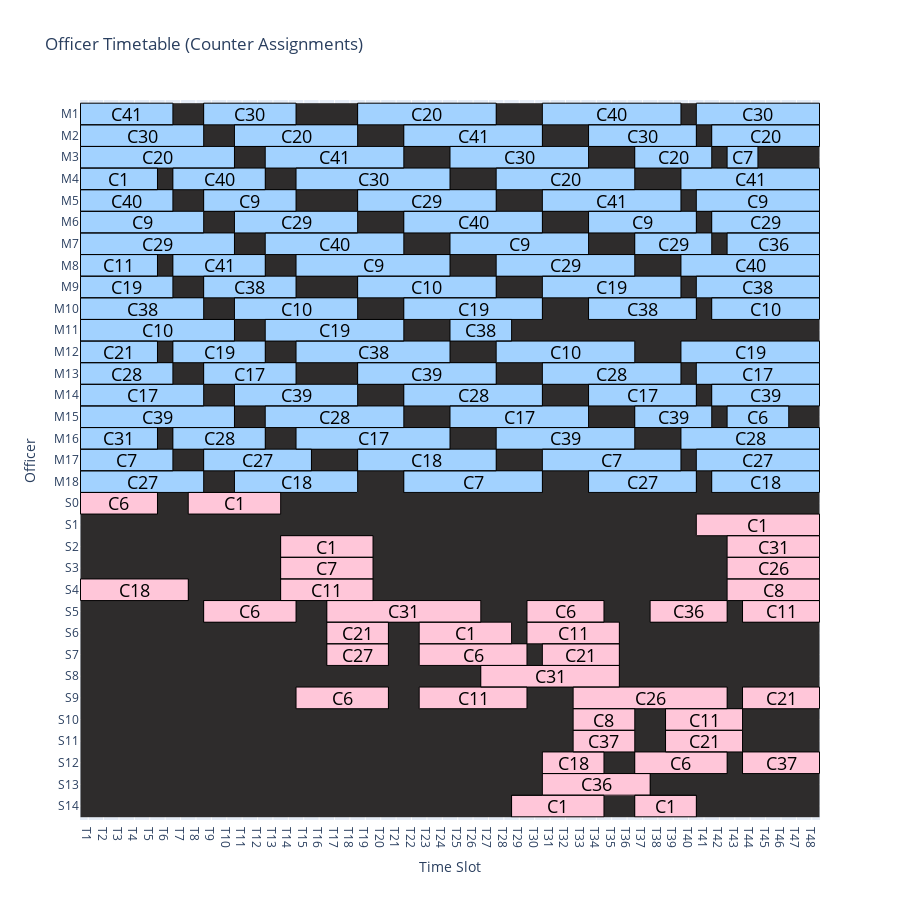

The notebook cell this image was saved under:
### Code cell
fig = plot_officer_schedule_with_labels(officer_schedule)
fig.show(config={
    'scrollZoom': False,        # Disable zoom via scroll or pinch
    'displayModeBar': False,   # hide the toolbar
    'staticPlot': False        # keep hover interactions active
})

### Figure 1 — Plotly figure (JSON) as saved in the notebook; plotly's stock layout.template omitted (floating-point values rounded to 4 significant figures; data arrays with more than 128 entries replaced by an {"elided": "..."} marker saying what was removed)
{"data": [{"colorscale": [[0, "#2E2C2C"], [0.5, "#a2d2ff"], [1, "#ffc6d9"]], "showscale": false, "type": "heatmap", "x": ["T1", "T2", "T3", "T4", "T5", "T6", "T7", "T8", "T9", "T10", "T11", "T12", "T13", "T14", "T15", "T16", "T17", "T18", "T19", "T20", "T21", "T22", "T23", "T24", "T25", "T26", "T27", "T28", "T29", "T30", "T31", "T32", "T33", "T34", "T35", "T36", "T37", "T38", "T39", "T40", "T41", "T42", "T43", "T44", "T45", "T46", "T47", "T48"], "y": ["M1", "M2", "M3", "M4", "M5", "M6", "M7", "M8", "M9", "M10", "M11", "M12", "M13", "M14", "M15", "M16", "M17", "M18", "S0", "S1", "S2", "S3", "S4", "S5", "S6", "S7", "S8", "S9", "S10", "S11", "S12", "S13", "S14"], "z": {"elided": "33x48 int values"}}], "layout": {"annotations": [{"font": {"color": "black", "size": 18}, "showarrow": false, "text": "C41", "x": 2.5, "y": "M1"}, {"font": {"color": "black", "size": 18}, "showarrow": false, "text": "C30", "x": 10.5, "y": "M1"}, {"font": {"color": "black", "size": 18}, "showarrow": false, "text": "C20", "x": 22, "y": "M1"}, {"font": {"color": "black", "size": 18}, "showarrow": false, "text": "C40", "x": 34, "y": "M1"}, {"font": {"color": "black", "size": 18}, "showarrow": false, "text": "C30", "x": 43.5, "y": "M1"}, {"font": {"color": "black", "size": 18}, "showarrow": false, "text": "C30", "x": 3.5, "y": "M2"}, {"font": {"color": "black", "size": 18}, "showarrow": false, "text": "C20", "x": 13.5, "y": "M2"}, {"font": {"color": "black", "size": 18}, "showarrow": false, "text": "C41", "x": 25, "y": "M2"}, {"font": {"color": "black", "size": 18}, "showarrow": false, "text": "C30", "x": 36, "y": "M2"}, {"font": {"color": "black", "size": 18}, "showarrow": false, "text": "C20", "x": 44, "y": "M2"}, {"font": {"color": "black", "size": 18}, "showarrow": false, "text": "C20", "x": 4.5, "y": "M3"}, {"font": {"color": "black", "size": 18}, "showarrow": false, "text": "C41", "x": 16, "y": "M3"}, {"font": {"color": "black", "size": 18}, "showarrow": false, "text": "C30", "x": 28, "y": "M3"}, {"font": {"color": "black", "size": 18}, "showarrow": false, "text": "C20", "x": 38, "y": "M3"}, {"font": {"color": "black", "size": 18}, "showarrow": false, "text": "C7", "x": 42.5, "y": "M3"}, {"font": {"color": "black", "size": 18}, "showarrow": false, "text": "C1", "x": 2, "y": "M4"}, {"font": {"color": "black", "size": 18}, "showarrow": false, "text": "C40", "x": 8.5, "y": "M4"}, {"font": {"color": "black", "size": 18}, "showarrow": false, "text": "C30", "x": 18.5, "y": "M4"}, {"font": {"color": "black", "size": 18}, "showarrow": false, "text": "C20", "x": 31, "y": "M4"}, {"font": {"color": "black", "size": 18}, "showarrow": false, "text": "C41", "x": 43, "y": "M4"}, {"font": {"color": "black", "size": 18}, "showarrow": false, "text": "C40", "x": 2.5, "y": "M5"}, {"font": {"color": "black", "size": 18}, "showarrow": false, "text": "C9", "x": 10.5, "y": "M5"}, {"font": {"color": "black", "size": 18}, "showarrow": false, "text": "C29", "x": 22, "y": "M5"}, {"font": {"color": "black", "size": 18}, "showarrow": false, "text": "C41", "x": 34, "y": "M5"}, {"font": {"color": "black", "size": 18}, "showarrow": false, "text": "C9", "x": 43.5, "y": "M5"}, {"font": {"color": "black", "size": 18}, "showarrow": false, "text": "C9", "x": 3.5, "y": "M6"}, {"font": {"color": "black", "size": 18}, "showarrow": false, "text": "C29", "x": 13.5, "y": "M6"}, {"font": {"color": "black", "size": 18}, "showarrow": false, "text": "C40", "x": 25, "y": "M6"}, {"font": {"color": "black", "size": 18}, "showarrow": false, "text": "C9", "x": 36, "y": "M6"}, {"font": {"color": "black", "size": 18}, "showarrow": false, "text": "C29", "x": 44, "y": "M6"}, {"font": {"color": "black", "size": 18}, "showarrow": false, "text": "C29", "x": 4.5, "y": "M7"}, {"font": {"color": "black", "size": 18}, "showarrow": false, "text": "C40", "x": 16, "y": "M7"}, {"font": {"color": "black", "size": 18}, "showarrow": false, "text": "C9", "x": 28, "y": "M7"}, {"font": {"color": "black", "size": 18}, "showarrow": false, "text": "C29", "x": 38, "y": "M7"}, {"font": {"color": "black", "size": 18}, "showarrow": false, "text": "C36", "x": 44.5, "y": "M7"}, {"font": {"color": "black", "size": 18}, "showarrow": false, "text": "C11", "x": 2, "y": "M8"}, {"font": {"color": "black", "size": 18}, "showarrow": false, "text": "C41", "x": 8.5, "y": "M8"}, {"font": {"color": "black", "size": 18}, "showarrow": false, "text": "C9", "x": 18.5, "y": "M8"}, {"font": {"color": "black", "size": 18}, "showarrow": false, "text": "C29", "x": 31, "y": "M8"}, {"font": {"color": "black", "size": 18}, "showarrow": false, "text": "C40", "x": 43, "y": "M8"}, {"font": {"color": "black", "size": 18}, "showarrow": false, "text": "C19", "x": 2.5, "y": "M9"}, {"font": {"color": "black", "size": 18}, "showarrow": false, "text": "C38", "x": 10.5, "y": "M9"}, {"font": {"color": "black", "size": 18}, "showarrow": false, "text": "C10", "x": 22, "y": "M9"}, {"font": {"color": "black", "size": 18}, "showarrow": false, "text": "C19", "x": 34, "y": "M9"}, {"font": {"color": "black", "size": 18}, "showarrow": false, "text": "C38", "x": 43.5, "y": "M9"}, {"font": {"color": "black", "size": 18}, "showarrow": false, "text": "C38", "x": 3.5, "y": "M10"}, {"font": {"color": "black", "size": 18}, "showarrow": false, "text": "C10", "x": 13.5, "y": "M10"}, {"font": {"color": "black", "size": 18}, "showarrow": false, "text": "C19", "x": 25, "y": "M10"}, {"font": {"color": "black", "size": 18}, "showarrow": false, "text": "C38", "x": 36, "y": "M10"}, {"font": {"color": "black", "size": 18}, "showarrow": false, "text": "C10", "x": 44, "y": "M10"}, {"font": {"color": "black", "size": 18}, "showarrow": false, "text": "C10", "x": 4.5, "y": "M11"}, {"font": {"color": "black", "size": 18}, "showarrow": false, "text": "C19", "x": 16, "y": "M11"}, {"font": {"color": "black", "size": 18}, "showarrow": false, "text": "C38", "x": 25.5, "y": "M11"}, {"font": {"color": "black", "size": 18}, "showarrow": false, "text": "C21", "x": 2, "y": "M12"}, {"font": {"color": "black", "size": 18}, "showarrow": false, "text": "C19", "x": 8.5, "y": "M12"}, {"font": {"color": "black", "size": 18}, "showarrow": false, "text": "C38", "x": 18.5, "y": "M12"}, {"font": {"color": "black", "size": 18}, "showarrow": false, "text": "C10", "x": 31, "y": "M12"}, {"font": {"color": "black", "size": 18}, "showarrow": false, "text": "C19", "x": 43, "y": "M12"}, {"font": {"color": "black", "size": 18}, "showarrow": false, "text": "C28", "x": 2.5, "y": "M13"}, {"font": {"color": "black", "size": 18}, "showarrow": false, "text": "C17", "x": 10.5, "y": "M13"}, {"font": {"color": "black", "size": 18}, "showarrow": false, "text": "C39", "x": 22, "y": "M13"}, {"font": {"color": "black", "size": 18}, "showarrow": false, "text": "C28", "x": 34, "y": "M13"}, {"font": {"color": "black", "size": 18}, "showarrow": false, "text": "C17", "x": 43.5, "y": "M13"}, {"font": {"color": "black", "size": 18}, "showarrow": false, "text": "C17", "x": 3.5, "y": "M14"}, {"font": {"color": "black", "size": 18}, "showarrow": false, "text": "C39", "x": 13.5, "y": "M14"}, {"font": {"color": "black", "size": 18}, "showarrow": false, "text": "C28", "x": 25, "y": "M14"}, {"font": {"color": "black", "size": 18}, "showarrow": false, "text": "C17", "x": 36, "y": "M14"}, {"font": {"color": "black", "size": 18}, "showarrow": false, "text": "C39", "x": 44, "y": "M14"}, {"font": {"color": "black", "size": 18}, "showarrow": false, "text": "C39", "x": 4.5, "y": "M15"}, {"font": {"color": "black", "size": 18}, "showarrow": false, "text": "C28", "x": 16, "y": "M15"}, {"font": {"color": "black", "size": 18}, "showarrow": false, "text": "C17", "x": 28, "y": "M15"}, {"font": {"color": "black", "size": 18}, "showarrow": false, "text": "C39", "x": 38, "y": "M15"}, {"font": {"color": "black", "size": 18}, "showarrow": false, "text": "C6", "x": 43.5, "y": "M15"}, {"font": {"color": "black", "size": 18}, "showarrow": false, "text": "C31", "x": 2, "y": "M16"}, {"font": {"color": "black", "size": 18}, "showarrow": false, "text": "C28", "x": 8.5, "y": "M16"}, {"font": {"color": "black", "size": 18}, "showarrow": false, "text": "C17", "x": 18.5, "y": "M16"}, {"font": {"color": "black", "size": 18}, "showarrow": false, "text": "C39", "x": 31, "y": "M16"}, {"font": {"color": "black", "size": 18}, "showarrow": false, "text": "C28", "x": 43, "y": "M16"}, {"font": {"color": "black", "size": 18}, "showarrow": false, "text": "C7", "x": 2.5, "y": "M17"}, {"font": {"color": "black", "size": 18}, "showarrow": false, "text": "C27", "x": 11, "y": "M17"}, {"font": {"color": "black", "size": 18}, "showarrow": false, "text": "C18", "x": 22, "y": "M17"}, {"font": {"color": "black", "size": 18}, "showarrow": false, "text": "C7", "x": 34, "y": "M17"}, {"font": {"color": "black", "size": 18}, "showarrow": false, "text": "C27", "x": 43.5, "y": "M17"}, {"font": {"color": "black", "size": 18}, "showarrow": false, "text": "C27", "x": 3.5, "y": "M18"}, {"font": {"color": "black", "size": 18}, "showarrow": false, "text": "C18", "x": 13.5, "y": "M18"}, {"font": {"color": "black", "size": 18}, "showarrow": false, "text": "C7", "x": 25, "y": "M18"}, {"font": {"color": "black", "size": 18}, "showarrow": false, "text": "C27", "x": 36, "y": "M18"}, {"font": {"color": "black", "size": 18}, "showarrow": false, "text": "C18", "x": 44, "y": "M18"}, {"font": {"color": "black", "size": 18}, "showarrow": false, "text": "C6", "x": 2, "y": "S0"}, {"font": {"color": "black", "size": 18}, "showarrow": false, "text": "C1", "x": 9.5, "y": "S0"}, {"font": {"color": "black", "size": 18}, "showarrow": false, "text": "C1", "x": 43.5, "y": "S1"}, {"font": {"color": "black", "size": 18}, "showarrow": false, "text": "C1", "x": 15.5, "y": "S2"}, {"font": {"color": "black", "size": 18}, "showarrow": false, "text": "C31", "x": 44.5, "y": "S2"}, {"font": {"color": "black", "size": 18}, "showarrow": false, "text": "C7", "x": 15.5, "y": "S3"}, {"font": {"color": "black", "size": 18}, "showarrow": false, "text": "C26", "x": 44.5, "y": "S3"}, {"font": {"color": "black", "size": 18}, "showarrow": false, "text": "C18", "x": 3, "y": "S4"}, {"font": {"color": "black", "size": 18}, "showarrow": false, "text": "C11", "x": 15.5, "y": "S4"}, {"font": {"color": "black", "size": 18}, "showarrow": false, "text": "C8", "x": 44.5, "y": "S4"}, {"font": {"color": "black", "size": 18}, "showarrow": false, "text": "C6", "x": 10.5, "y": "S5"}, {"font": {"color": "black", "size": 18}, "showarrow": false, "text": "C31", "x": 20.5, "y": "S5"}, {"font": {"color": "black", "size": 18}, "showarrow": false, "text": "C6", "x": 31, "y": "S5"}, {"font": {"color": "black", "size": 18}, "showarrow": false, "text": "C36", "x": 39, "y": "S5"}, {"font": {"color": "black", "size": 18}, "showarrow": false, "text": "C11", "x": 45, "y": "S5"}, {"font": {"color": "black", "size": 18}, "showarrow": false, "text": "C21", "x": 17.5, "y": "S6"}, {"font": {"color": "black", "size": 18}, "showarrow": false, "text": "C1", "x": 24.5, "y": "S6"}, {"font": {"color": "black", "size": 18}, "showarrow": false, "text": "C11", "x": 31.5, "y": "S6"}, {"font": {"color": "black", "size": 18}, "showarrow": false, "text": "C27", "x": 17.5, "y": "S7"}, {"font": {"color": "black", "size": 18}, "showarrow": false, "text": "C6", "x": 25, "y": "S7"}, {"font": {"color": "black", "size": 18}, "showarrow": false, "text": "C21", "x": 32, "y": "S7"}, {"font": {"color": "black", "size": 18}, "showarrow": false, "text": "C31", "x": 30, "y": "S8"}, {"font": {"color": "black", "size": 18}, "showarrow": false, "text": "C6", "x": 16.5, "y": "S9"}, {"font": {"color": "black", "size": 18}, "showarrow": false, "text": "C11", "x": 25, "y": "S9"}, {"font": {"color": "black", "size": 18}, "showarrow": false, "text": "C26", "x": 36.5, "y": "S9"}, {"font": {"color": "black", "size": 18}, "showarrow": false, "text": "C21", "x": 45, "y": "S9"}, {"font": {"color": "black", "size": 18}, "showarrow": false, "text": "C8", "x": 33.5, "y": "S10"}, {"font": {"color": "black", "size": 18}, "showarrow": false, "text": "C11", "x": 40, "y": "S10"}, {"font": {"color": "black", "size": 18}, "showarrow": false, "text": "C37", "x": 33.5, "y": "S11"}, {"font": {"color": "black", "size": 18}, "showarrow": false, "text": "C21", "x": 40, "y": "S11"}, {"font": {"color": "black", "size": 18}, "showarrow": false, "text": "C18", "x": 31.5, "y": "S12"}, {"font": {"color": "black", "size": 18}, "showarrow": false, "text": "C6", "x": 38.5, "y": "S12"}, {"font": {"color": "black", "size": 18}, "showarrow": false, "text": "C37", "x": 45, "y": "S12"}, {"font": {"color": "black", "size": 18}, "showarrow": false, "text": "C36", "x": 33, "y": "S13"}, {"font": {"color": "black", "size": 18}, "showarrow": false, "text": "C1", "x": 30.5, "y": "S14"}, {"font": {"color": "black", "size": 18}, "showarrow": false, "text": "C1", "x": 37.5, "y": "S14"}], "dragmode": false, "height": 900, "shapes": [{"fillcolor": "rgba(0,0,0,0)", "line": {"color": "black", "width": 1}, "type": "rect", "x0": -0.5, "x1": 5.5, "y0": -0.5, "y1": 0.5}, {"fillcolor": "rgba(0,0,0,0)", "line": {"color": "black", "width": 1}, "type": "rect", "x0": 7.5, "x1": 13.5, "y0": -0.5, "y1": 0.5}, {"fillcolor": "rgba(0,0,0,0)", "line": {"color": "black", "width": 1}, "type": "rect", "x0": 17.5, "x1": 26.5, "y0": -0.5, "y1": 0.5}, {"fillcolor": "rgba(0,0,0,0)", "line": {"color": "black", "width": 1}, "type": "rect", "x0": 29.5, "x1": 38.5, "y0": -0.5, "y1": 0.5}, {"fillcolor": "rgba(0,0,0,0)", "line": {"color": "black", "width": 1}, "type": "rect", "x0": 39.5, "x1": 47.5, "y0": -0.5, "y1": 0.5}, {"fillcolor": "rgba(0,0,0,0)", "line": {"color": "black", "width": 1}, "type": "rect", "x0": -0.5, "x1": 7.5, "y0": 0.5, "y1": 1.5}, {"fillcolor": "rgba(0,0,0,0)", "line": {"color": "black", "width": 1}, "type": "rect", "x0": 9.5, "x1": 17.5, "y0": 0.5, "y1": 1.5}, {"fillcolor": "rgba(0,0,0,0)", "line": {"color": "black", "width": 1}, "type": "rect", "x0": 20.5, "x1": 29.5, "y0": 0.5, "y1": 1.5}, {"fillcolor": "rgba(0,0,0,0)", "line": {"color": "black", "width": 1}, "type": "rect", "x0": 32.5, "x1": 39.5, "y0": 0.5, "y1": 1.5}, {"fillcolor": "rgba(0,0,0,0)", "line": {"color": "black", "width": 1}, "type": "rect", "x0": 40.5, "x1": 47.5, "y0": 0.5, "y1": 1.5}, {"fillcolor": "rgba(0,0,0,0)", "line": {"color": "black", "width": 1}, "type": "rect", "x0": -0.5, "x1": 9.5, "y0": 1.5, "y1": 2.5}, {"fillcolor": "rgba(0,0,0,0)", "line": {"color": "black", "width": 1}, "type": "rect", "x0": 11.5, "x1": 20.5, "y0": 1.5, "y1": 2.5}, {"fillcolor": "rgba(0,0,0,0)", "line": {"color": "black", "width": 1}, "type": "rect", "x0": 23.5, "x1": 32.5, "y0": 1.5, "y1": 2.5}, {"fillcolor": "rgba(0,0,0,0)", "line": {"color": "black", "width": 1}, "type": "rect", "x0": 35.5, "x1": 40.5, "y0": 1.5, "y1": 2.5}, {"fillcolor": "rgba(0,0,0,0)", "line": {"color": "black", "width": 1}, "type": "rect", "x0": 41.5, "x1": 43.5, "y0": 1.5, "y1": 2.5}, {"fillcolor": "rgba(0,0,0,0)", "line": {"color": "black", "width": 1}, "type": "rect", "x0": -0.5, "x1": 4.5, "y0": 2.5, "y1": 3.5}, {"fillcolor": "rgba(0,0,0,0)", "line": {"color": "black", "width": 1}, "type": "rect", "x0": 5.5, "x1": 11.5, "y0": 2.5, "y1": 3.5}, {"fillcolor": "rgba(0,0,0,0)", "line": {"color": "black", "width": 1}, "type": "rect", "x0": 13.5, "x1": 23.5, "y0": 2.5, "y1": 3.5}, {"fillcolor": "rgba(0,0,0,0)", "line": {"color": "black", "width": 1}, "type": "rect", "x0": 26.5, "x1": 35.5, "y0": 2.5, "y1": 3.5}, {"fillcolor": "rgba(0,0,0,0)", "line": {"color": "black", "width": 1}, "type": "rect", "x0": 38.5, "x1": 47.5, "y0": 2.5, "y1": 3.5}, {"fillcolor": "rgba(0,0,0,0)", "line": {"color": "black", "width": 1}, "type": "rect", "x0": -0.5, "x1": 5.5, "y0": 3.5, "y1": 4.5}, {"fillcolor": "rgba(0,0,0,0)", "line": {"color": "black", "width": 1}, "type": "rect", "x0": 7.5, "x1": 13.5, "y0": 3.5, "y1": 4.5}, {"fillcolor": "rgba(0,0,0,0)", "line": {"color": "black", "width": 1}, "type": "rect", "x0": 17.5, "x1": 26.5, "y0": 3.5, "y1": 4.5}, {"fillcolor": "rgba(0,0,0,0)", "line": {"color": "black", "width": 1}, "type": "rect", "x0": 29.5, "x1": 38.5, "y0": 3.5, "y1": 4.5}, {"fillcolor": "rgba(0,0,0,0)", "line": {"color": "black", "width": 1}, "type": "rect", "x0": 39.5, "x1": 47.5, "y0": 3.5, "y1": 4.5}, {"fillcolor": "rgba(0,0,0,0)", "line": {"color": "black", "width": 1}, "type": "rect", "x0": -0.5, "x1": 7.5, "y0": 4.5, "y1": 5.5}, {"fillcolor": "rgba(0,0,0,0)", "line": {"color": "black", "width": 1}, "type": "rect", "x0": 9.5, "x1": 17.5, "y0": 4.5, "y1": 5.5}, {"fillcolor": "rgba(0,0,0,0)", "line": {"color": "black", "width": 1}, "type": "rect", "x0": 20.5, "x1": 29.5, "y0": 4.5, "y1": 5.5}, {"fillcolor": "rgba(0,0,0,0)", "line": {"color": "black", "width": 1}, "type": "rect", "x0": 32.5, "x1": 39.5, "y0": 4.5, "y1": 5.5}, {"fillcolor": "rgba(0,0,0,0)", "line": {"color": "black", "width": 1}, "type": "rect", "x0": 40.5, "x1": 47.5, "y0": 4.5, "y1": 5.5}, {"fillcolor": "rgba(0,0,0,0)", "line": {"color": "black", "width": 1}, "type": "rect", "x0": -0.5, "x1": 9.5, "y0": 5.5, "y1": 6.5}, {"fillcolor": "rgba(0,0,0,0)", "line": {"color": "black", "width": 1}, "type": "rect", "x0": 11.5, "x1": 20.5, "y0": 5.5, "y1": 6.5}, {"fillcolor": "rgba(0,0,0,0)", "line": {"color": "black", "width": 1}, "type": "rect", "x0": 23.5, "x1": 32.5, "y0": 5.5, "y1": 6.5}, {"fillcolor": "rgba(0,0,0,0)", "line": {"color": "black", "width": 1}, "type": "rect", "x0": 35.5, "x1": 40.5, "y0": 5.5, "y1": 6.5}, {"fillcolor": "rgba(0,0,0,0)", "line": {"color": "black", "width": 1}, "type": "rect", "x0": 41.5, "x1": 47.5, "y0": 5.5, "y1": 6.5}, {"fillcolor": "rgba(0,0,0,0)", "line": {"color": "black", "width": 1}, "type": "rect", "x0": -0.5, "x1": 4.5, "y0": 6.5, "y1": 7.5}, {"fillcolor": "rgba(0,0,0,0)", "line": {"color": "black", "width": 1}, "type": "rect", "x0": 5.5, "x1": 11.5, "y0": 6.5, "y1": 7.5}, {"fillcolor": "rgba(0,0,0,0)", "line": {"color": "black", "width": 1}, "type": "rect", "x0": 13.5, "x1": 23.5, "y0": 6.5, "y1": 7.5}, {"fillcolor": "rgba(0,0,0,0)", "line": {"color": "black", "width": 1}, "type": "rect", "x0": 26.5, "x1": 35.5, "y0": 6.5, "y1": 7.5}, {"fillcolor": "rgba(0,0,0,0)", "line": {"color": "black", "width": 1}, "type": "rect", "x0": 38.5, "x1": 47.5, "y0": 6.5, "y1": 7.5}, {"fillcolor": "rgba(0,0,0,0)", "line": {"color": "black", "width": 1}, "type": "rect", "x0": -0.5, "x1": 5.5, "y0": 7.5, "y1": 8.5}, {"fillcolor": "rgba(0,0,0,0)", "line": {"color": "black", "width": 1}, "type": "rect", "x0": 7.5, "x1": 13.5, "y0": 7.5, "y1": 8.5}, {"fillcolor": "rgba(0,0,0,0)", "line": {"color": "black", "width": 1}, "type": "rect", "x0": 17.5, "x1": 26.5, "y0": 7.5, "y1": 8.5}, {"fillcolor": "rgba(0,0,0,0)", "line": {"color": "black", "width": 1}, "type": "rect", "x0": 29.5, "x1": 38.5, "y0": 7.5, "y1": 8.5}, {"fillcolor": "rgba(0,0,0,0)", "line": {"color": "black", "width": 1}, "type": "rect", "x0": 39.5, "x1": 47.5, "y0": 7.5, "y1": 8.5}, {"fillcolor": "rgba(0,0,0,0)", "line": {"color": "black", "width": 1}, "type": "rect", "x0": -0.5, "x1": 7.5, "y0": 8.5, "y1": 9.5}, {"fillcolor": "rgba(0,0,0,0)", "line": {"color": "black", "width": 1}, "type": "rect", "x0": 9.5, "x1": 17.5, "y0": 8.5, "y1": 9.5}, {"fillcolor": "rgba(0,0,0,0)", "line": {"color": "black", "width": 1}, "type": "rect", "x0": 20.5, "x1": 29.5, "y0": 8.5, "y1": 9.5}, {"fillcolor": "rgba(0,0,0,0)", "line": {"color": "black", "width": 1}, "type": "rect", "x0": 32.5, "x1": 39.5, "y0": 8.5, "y1": 9.5}, {"fillcolor": "rgba(0,0,0,0)", "line": {"color": "black", "width": 1}, "type": "rect", "x0": 40.5, "x1": 47.5, "y0": 8.5, "y1": 9.5}, {"fillcolor": "rgba(0,0,0,0)", "line": {"color": "black", "width": 1}, "type": "rect", "x0": -0.5, "x1": 9.5, "y0": 9.5, "y1": 10.5}, {"fillcolor": "rgba(0,0,0,0)", "line": {"color": "black", "width": 1}, "type": "rect", "x0": 11.5, "x1": 20.5, "y0": 9.5, "y1": 10.5}, {"fillcolor": "rgba(0,0,0,0)", "line": {"color": "black", "width": 1}, "type": "rect", "x0": 23.5, "x1": 27.5, "y0": 9.5, "y1": 10.5}, {"fillcolor": "rgba(0,0,0,0)", "line": {"color": "black", "width": 1}, "type": "rect", "x0": -0.5, "x1": 4.5, "y0": 10.5, "y1": 11.5}, {"fillcolor": "rgba(0,0,0,0)", "line": {"color": "black", "width": 1}, "type": "rect", "x0": 5.5, "x1": 11.5, "y0": 10.5, "y1": 11.5}, {"fillcolor": "rgba(0,0,0,0)", "line": {"color": "black", "width": 1}, "type": "rect", "x0": 13.5, "x1": 23.5, "y0": 10.5, "y1": 11.5}, {"fillcolor": "rgba(0,0,0,0)", "line": {"color": "black", "width": 1}, "type": "rect", "x0": 26.5, "x1": 35.5, "y0": 10.5, "y1": 11.5}, {"fillcolor": "rgba(0,0,0,0)", "line": {"color": "black", "width": 1}, "type": "rect", "x0": 38.5, "x1": 47.5, "y0": 10.5, "y1": 11.5}, {"fillcolor": "rgba(0,0,0,0)", "line": {"color": "black", "width": 1}, "type": "rect", "x0": -0.5, "x1": 5.5, "y0": 11.5, "y1": 12.5}, {"fillcolor": "rgba(0,0,0,0)", "line": {"color": "black", "width": 1}, "type": "rect", "x0": 7.5, "x1": 13.5, "y0": 11.5, "y1": 12.5}, {"fillcolor": "rgba(0,0,0,0)", "line": {"color": "black", "width": 1}, "type": "rect", "x0": 17.5, "x1": 26.5, "y0": 11.5, "y1": 12.5}, {"fillcolor": "rgba(0,0,0,0)", "line": {"color": "black", "width": 1}, "type": "rect", "x0": 29.5, "x1": 38.5, "y0": 11.5, "y1": 12.5}, {"fillcolor": "rgba(0,0,0,0)", "line": {"color": "black", "width": 1}, "type": "rect", "x0": 39.5, "x1": 47.5, "y0": 11.5, "y1": 12.5}, {"fillcolor": "rgba(0,0,0,0)", "line": {"color": "black", "width": 1}, "type": "rect", "x0": -0.5, "x1": 7.5, "y0": 12.5, "y1": 13.5}, {"fillcolor": "rgba(0,0,0,0)", "line": {"color": "black", "width": 1}, "type": "rect", "x0": 9.5, "x1": 17.5, "y0": 12.5, "y1": 13.5}, {"fillcolor": "rgba(0,0,0,0)", "line": {"color": "black", "width": 1}, "type": "rect", "x0": 20.5, "x1": 29.5, "y0": 12.5, "y1": 13.5}, {"fillcolor": "rgba(0,0,0,0)", "line": {"color": "black", "width": 1}, "type": "rect", "x0": 32.5, "x1": 39.5, "y0": 12.5, "y1": 13.5}, {"fillcolor": "rgba(0,0,0,0)", "line": {"color": "black", "width": 1}, "type": "rect", "x0": 40.5, "x1": 47.5, "y0": 12.5, "y1": 13.5}, {"fillcolor": "rgba(0,0,0,0)", "line": {"color": "black", "width": 1}, "type": "rect", "x0": -0.5, "x1": 9.5, "y0": 13.5, "y1": 14.5}, {"fillcolor": "rgba(0,0,0,0)", "line": {"color": "black", "width": 1}, "type": "rect", "x0": 11.5, "x1": 20.5, "y0": 13.5, "y1": 14.5}, {"fillcolor": "rgba(0,0,0,0)", "line": {"color": "black", "width": 1}, "type": "rect", "x0": 23.5, "x1": 32.5, "y0": 13.5, "y1": 14.5}, {"fillcolor": "rgba(0,0,0,0)", "line": {"color": "black", "width": 1}, "type": "rect", "x0": 35.5, "x1": 40.5, "y0": 13.5, "y1": 14.5}, {"fillcolor": "rgba(0,0,0,0)", "line": {"color": "black", "width": 1}, "type": "rect", "x0": 41.5, "x1": 45.5, "y0": 13.5, "y1": 14.5}, {"fillcolor": "rgba(0,0,0,0)", "line": {"color": "black", "width": 1}, "type": "rect", "x0": -0.5, "x1": 4.5, "y0": 14.5, "y1": 15.5}, {"fillcolor": "rgba(0,0,0,0)", "line": {"color": "black", "width": 1}, "type": "rect", "x0": 5.5, "x1": 11.5, "y0": 14.5, "y1": 15.5}, {"fillcolor": "rgba(0,0,0,0)", "line": {"color": "black", "width": 1}, "type": "rect", "x0": 13.5, "x1": 23.5, "y0": 14.5, "y1": 15.5}, {"fillcolor": "rgba(0,0,0,0)", "line": {"color": "black", "width": 1}, "type": "rect", "x0": 26.5, "x1": 35.5, "y0": 14.5, "y1": 15.5}, {"fillcolor": "rgba(0,0,0,0)", "line": {"color": "black", "width": 1}, "type": "rect", "x0": 38.5, "x1": 47.5, "y0": 14.5, "y1": 15.5}, {"fillcolor": "rgba(0,0,0,0)", "line": {"color": "black", "width": 1}, "type": "rect", "x0": -0.5, "x1": 5.5, "y0": 15.5, "y1": 16.5}, {"fillcolor": "rgba(0,0,0,0)", "line": {"color": "black", "width": 1}, "type": "rect", "x0": 7.5, "x1": 14.5, "y0": 15.5, "y1": 16.5}, {"fillcolor": "rgba(0,0,0,0)", "line": {"color": "black", "width": 1}, "type": "rect", "x0": 17.5, "x1": 26.5, "y0": 15.5, "y1": 16.5}, {"fillcolor": "rgba(0,0,0,0)", "line": {"color": "black", "width": 1}, "type": "rect", "x0": 29.5, "x1": 38.5, "y0": 15.5, "y1": 16.5}, {"fillcolor": "rgba(0,0,0,0)", "line": {"color": "black", "width": 1}, "type": "rect", "x0": 39.5, "x1": 47.5, "y0": 15.5, "y1": 16.5}, {"fillcolor": "rgba(0,0,0,0)", "line": {"color": "black", "width": 1}, "type": "rect", "x0": -0.5, "x1": 7.5, "y0": 16.5, "y1": 17.5}, {"fillcolor": "rgba(0,0,0,0)", "line": {"color": "black", "width": 1}, "type": "rect", "x0": 9.5, "x1": 17.5, "y0": 16.5, "y1": 17.5}, {"fillcolor": "rgba(0,0,0,0)", "line": {"color": "black", "width": 1}, "type": "rect", "x0": 20.5, "x1": 29.5, "y0": 16.5, "y1": 17.5}, {"fillcolor": "rgba(0,0,0,0)", "line": {"color": "black", "width": 1}, "type": "rect", "x0": 32.5, "x1": 39.5, "y0": 16.5, "y1": 17.5}, {"fillcolor": "rgba(0,0,0,0)", "line": {"color": "black", "width": 1}, "type": "rect", "x0": 40.5, "x1": 47.5, "y0": 16.5, "y1": 17.5}, {"fillcolor": "rgba(0,0,0,0)", "line": {"color": "black", "width": 1}, "type": "rect", "x0": -0.5, "x1": 4.5, "y0": 17.5, "y1": 18.5}, {"fillcolor": "rgba(0,0,0,0)", "line": {"color": "black", "width": 1}, "type": "rect", "x0": 6.5, "x1": 12.5, "y0": 17.5, "y1": 18.5}, {"fillcolor": "rgba(0,0,0,0)", "line": {"color": "black", "width": 1}, "type": "rect", "x0": 39.5, "x1": 47.5, "y0": 18.5, "y1": 19.5}, {"fillcolor": "rgba(0,0,0,0)", "line": {"color": "black", "width": 1}, "type": "rect", "x0": 12.5, "x1": 18.5, "y0": 19.5, "y1": 20.5}, {"fillcolor": "rgba(0,0,0,0)", "line": {"color": "black", "width": 1}, "type": "rect", "x0": 41.5, "x1": 47.5, "y0": 19.5, "y1": 20.5}, {"fillcolor": "rgba(0,0,0,0)", "line": {"color": "black", "width": 1}, "type": "rect", "x0": 12.5, "x1": 18.5, "y0": 20.5, "y1": 21.5}, {"fillcolor": "rgba(0,0,0,0)", "line": {"color": "black", "width": 1}, "type": "rect", "x0": 41.5, "x1": 47.5, "y0": 20.5, "y1": 21.5}, {"fillcolor": "rgba(0,0,0,0)", "line": {"color": "black", "width": 1}, "type": "rect", "x0": -0.5, "x1": 6.5, "y0": 21.5, "y1": 22.5}, {"fillcolor": "rgba(0,0,0,0)", "line": {"color": "black", "width": 1}, "type": "rect", "x0": 12.5, "x1": 18.5, "y0": 21.5, "y1": 22.5}, {"fillcolor": "rgba(0,0,0,0)", "line": {"color": "black", "width": 1}, "type": "rect", "x0": 41.5, "x1": 47.5, "y0": 21.5, "y1": 22.5}, {"fillcolor": "rgba(0,0,0,0)", "line": {"color": "black", "width": 1}, "type": "rect", "x0": 7.5, "x1": 13.5, "y0": 22.5, "y1": 23.5}, {"fillcolor": "rgba(0,0,0,0)", "line": {"color": "black", "width": 1}, "type": "rect", "x0": 15.5, "x1": 25.5, "y0": 22.5, "y1": 23.5}, {"fillcolor": "rgba(0,0,0,0)", "line": {"color": "black", "width": 1}, "type": "rect", "x0": 28.5, "x1": 33.5, "y0": 22.5, "y1": 23.5}, {"fillcolor": "rgba(0,0,0,0)", "line": {"color": "black", "width": 1}, "type": "rect", "x0": 36.5, "x1": 41.5, "y0": 22.5, "y1": 23.5}, {"fillcolor": "rgba(0,0,0,0)", "line": {"color": "black", "width": 1}, "type": "rect", "x0": 42.5, "x1": 47.5, "y0": 22.5, "y1": 23.5}, {"fillcolor": "rgba(0,0,0,0)", "line": {"color": "black", "width": 1}, "type": "rect", "x0": 15.5, "x1": 19.5, "y0": 23.5, "y1": 24.5}, {"fillcolor": "rgba(0,0,0,0)", "line": {"color": "black", "width": 1}, "type": "rect", "x0": 21.5, "x1": 27.5, "y0": 23.5, "y1": 24.5}, {"fillcolor": "rgba(0,0,0,0)", "line": {"color": "black", "width": 1}, "type": "rect", "x0": 28.5, "x1": 34.5, "y0": 23.5, "y1": 24.5}, {"fillcolor": "rgba(0,0,0,0)", "line": {"color": "black", "width": 1}, "type": "rect", "x0": 15.5, "x1": 19.5, "y0": 24.5, "y1": 25.5}, {"fillcolor": "rgba(0,0,0,0)", "line": {"color": "black", "width": 1}, "type": "rect", "x0": 21.5, "x1": 28.5, "y0": 24.5, "y1": 25.5}, {"fillcolor": "rgba(0,0,0,0)", "line": {"color": "black", "width": 1}, "type": "rect", "x0": 29.5, "x1": 34.5, "y0": 24.5, "y1": 25.5}, {"fillcolor": "rgba(0,0,0,0)", "line": {"color": "black", "width": 1}, "type": "rect", "x0": 25.5, "x1": 34.5, "y0": 25.5, "y1": 26.5}, {"fillcolor": "rgba(0,0,0,0)", "line": {"color": "black", "width": 1}, "type": "rect", "x0": 13.5, "x1": 19.5, "y0": 26.5, "y1": 27.5}, {"fillcolor": "rgba(0,0,0,0)", "line": {"color": "black", "width": 1}, "type": "rect", "x0": 21.5, "x1": 28.5, "y0": 26.5, "y1": 27.5}, {"fillcolor": "rgba(0,0,0,0)", "line": {"color": "black", "width": 1}, "type": "rect", "x0": 31.5, "x1": 41.5, "y0": 26.5, "y1": 27.5}, {"fillcolor": "rgba(0,0,0,0)", "line": {"color": "black", "width": 1}, "type": "rect", "x0": 42.5, "x1": 47.5, "y0": 26.5, "y1": 27.5}, {"fillcolor": "rgba(0,0,0,0)", "line": {"color": "black", "width": 1}, "type": "rect", "x0": 31.5, "x1": 35.5, "y0": 27.5, "y1": 28.5}, {"fillcolor": "rgba(0,0,0,0)", "line": {"color": "black", "width": 1}, "type": "rect", "x0": 37.5, "x1": 42.5, "y0": 27.5, "y1": 28.5}, {"fillcolor": "rgba(0,0,0,0)", "line": {"color": "black", "width": 1}, "type": "rect", "x0": 31.5, "x1": 35.5, "y0": 28.5, "y1": 29.5}, {"fillcolor": "rgba(0,0,0,0)", "line": {"color": "black", "width": 1}, "type": "rect", "x0": 37.5, "x1": 42.5, "y0": 28.5, "y1": 29.5}, {"fillcolor": "rgba(0,0,0,0)", "line": {"color": "black", "width": 1}, "type": "rect", "x0": 29.5, "x1": 33.5, "y0": 29.5, "y1": 30.5}, {"fillcolor": "rgba(0,0,0,0)", "line": {"color": "black", "width": 1}, "type": "rect", "x0": 35.5, "x1": 41.5, "y0": 29.5, "y1": 30.5}, {"fillcolor": "rgba(0,0,0,0)", "line": {"color": "black", "width": 1}, "type": "rect", "x0": 42.5, "x1": 47.5, "y0": 29.5, "y1": 30.5}, {"fillcolor": "rgba(0,0,0,0)", "line": {"color": "black", "width": 1}, "type": "rect", "x0": 29.5, "x1": 36.5, "y0": 30.5, "y1": 31.5}, {"fillcolor": "rgba(0,0,0,0)", "line": {"color": "black", "width": 1}, "type": "rect", "x0": 27.5, "x1": 33.5, "y0": 31.5, "y1": 32.5}, {"fillcolor": "rgba(0,0,0,0)", "line": {"color": "black", "width": 1}, "type": "rect", "x0": 35.5, "x1": 39.5, "y0": 31.5, "y1": 32.5}], "title": {"text": "Officer Timetable (Counter Assignments)"}, "width": 900, "xaxis": {"title": {"text": "Time Slot"}}, "yaxis": {"autorange": "reversed", "title": {"text": "Officer"}}}}
